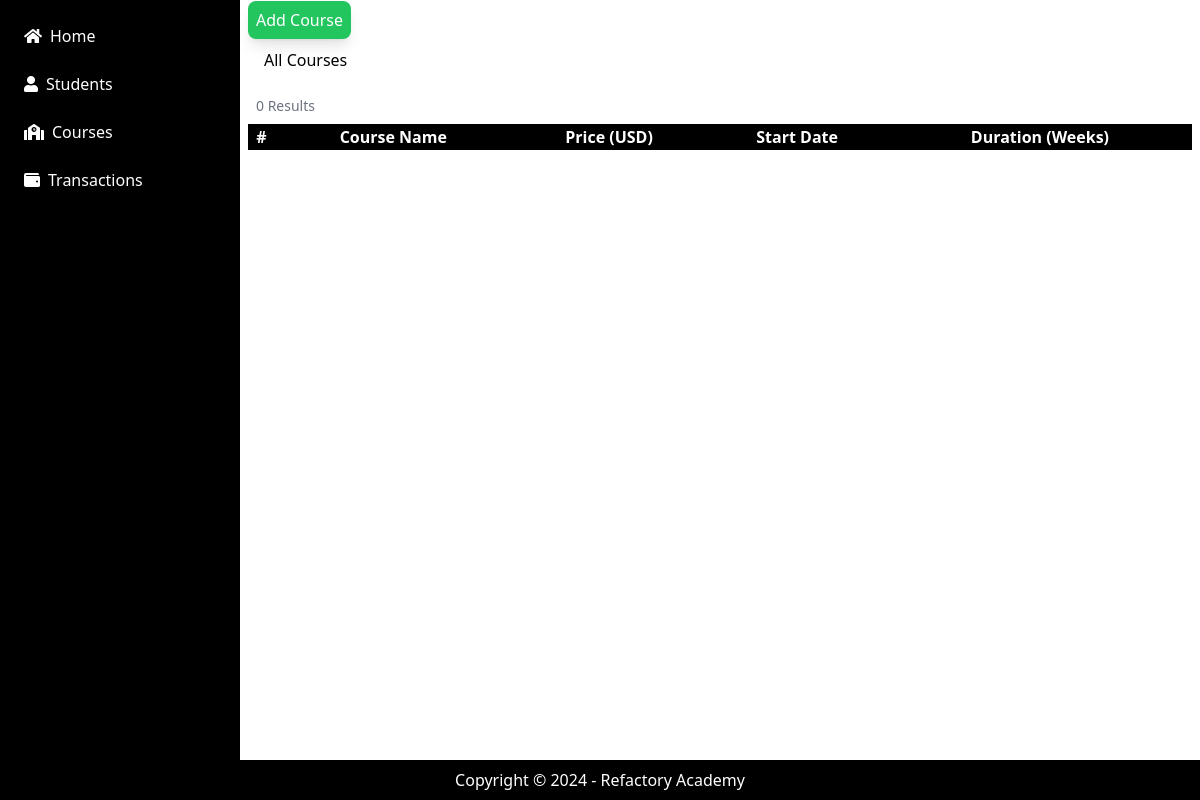
Before: /courses/ with the older database file.
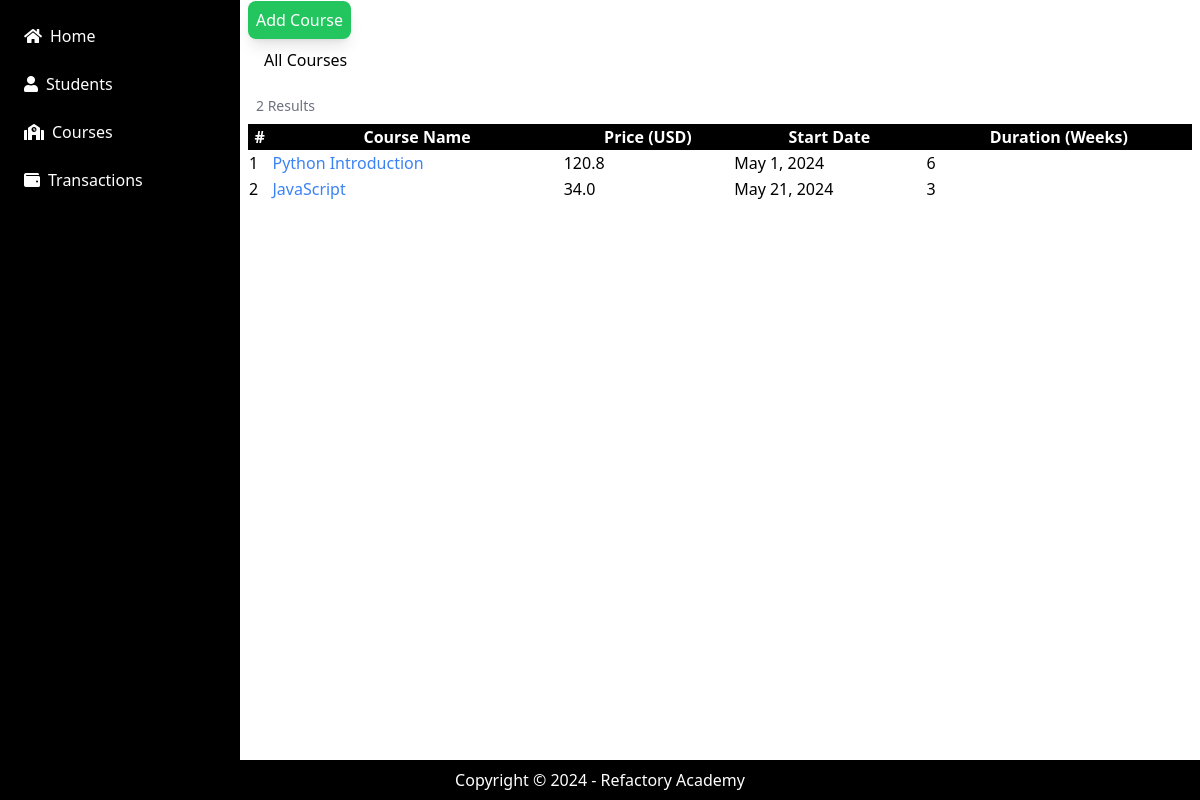
After: the same page with the newer database file.
### application/models.py (models this page shows)
class Course(models.Model):
    course_name = models.CharField(max_length=255)
    course_desc = models.TextField()
    course_duration = models.IntegerField()
    course_price = models.FloatField()
    start_date = models.DateField()

### application/views.py (the view)
# urls.py: path('courses/', courseList, name="courses"),
def courseList(request):
    all_course_list = Course.objects.all()
    result_count = len(all_course_list)
    context = {
        "all_course_list": all_course_list,
        "result_count": result_count,
    }
    template = loader.get_template("list_courses.html")
    return HttpResponse(template.render(context))

### application/templates/list_courses.html
{% extends 'base.html' %}
{% block content %}
<a href="/course/add" class="p-2 bg-green-500 text-white rounded-lg shadow-lg"> Add Course </a>
<h1 class="p-4"> All Courses </h1>
<p class="text-sm text-gray-500 p-2"> {{ result_count }} Results </p>
<table class="w-full">
    <thead class="bg-black text-white">
        <tr>
            <th> # </th>
            <th> Course Name </th>
            <th> Price (USD) </th>
            <th> Start Date </th>
            <th> Duration (Weeks) </th>
        </tr>
    </thead>
    <tbody>
        {% for course in all_course_list %}
            <tr>
                <td> {{ course.id }} </td>
                <td> <a href="/course/view/{{ course.id }}" class="text-blue-500"> {{ course.course_name }} </a> </td>
                <td> {{ course.course_price }} </td>
                <td> {{ course.start_date }} </td>
                <td> {{ course.course_duration }} </td>
            </tr>
        {% endfor %}
    </tbody>
</table>
{% endblock %}

Changed rows visible on the page:
added Course: id "1", course_name "Python Introduction", course_price "120.8", start_date "May 1, 2024", course_duration "6"
added Course: id "2", course_name "JavaScript", course_price "34.0", start_date "May 21, 2024", course_duration "3"
Other visible differences:
{{ result_count }}: "0" → "2"
